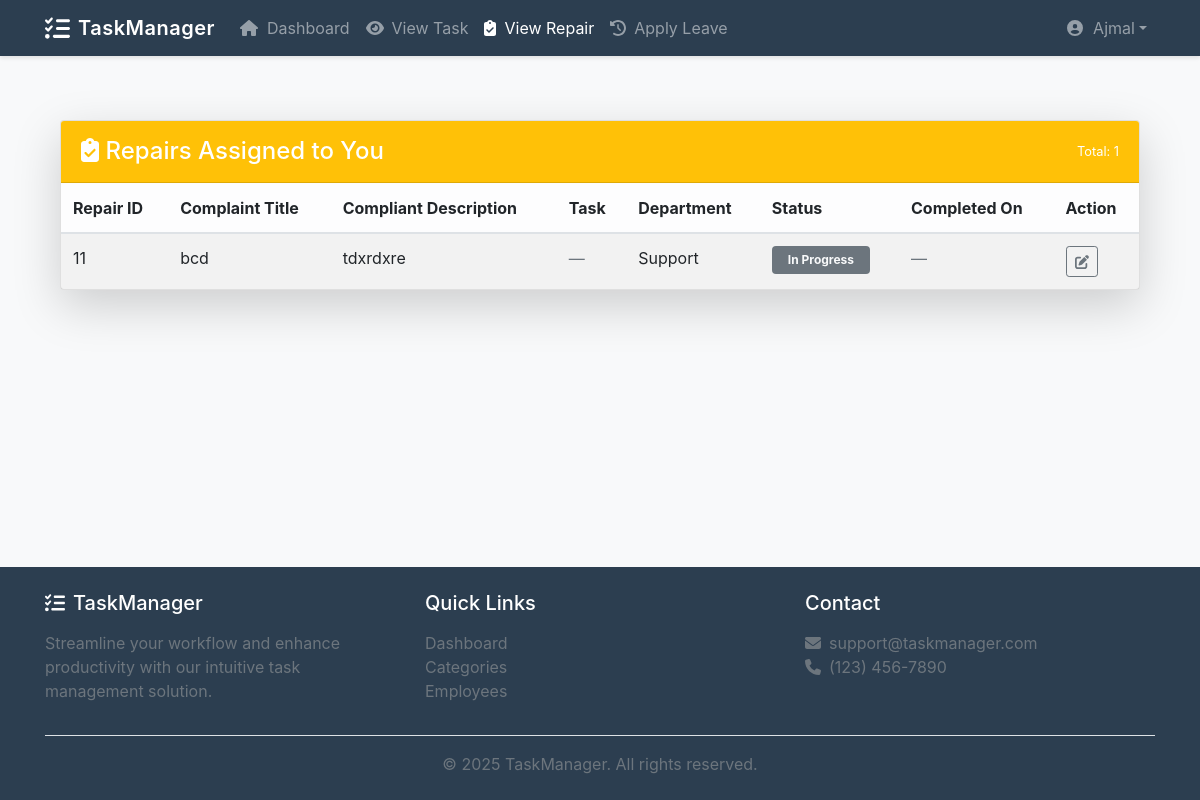
/assigned_repairs/ (signed in), run on the app's committed database.
### people_management/models.py (models this page shows, shortened)
class Repair(models.Model):
    complain = models.OneToOneField('Complains', on_delete=models.CASCADE, related_name='repair')
    assigned_to = models.ForeignKey(Employee, on_delete=models.SET_NULL, null=True, blank=True)
    task = models.ForeignKey(Task, on_delete=models.SET_NULL, null=True, blank=True)
    department = models.ForeignKey(Department, on_delete=models.SET_NULL, null=True, blank=True)
    notes = models.TextField(blank=True)
    location = models.CharField(max_length=255, help_text="Enter the location of the issue",null=True, blank=True)
    is_completed = models.BooleanField(default=False)
    completed_at = models.DateTimeField(null=True, blank=True)

class Complains(models.Model):
    COMPLAIN_STATUS = [
            ('new', 'New'),
            ('in_progress', 'In Progress'),
            ('resolved', 'Resolved'),
            ('closed', 'Closed'),
    ]
    user = models.ForeignKey(User, on_delete=models.CASCADE)
    title = models.CharField(max_length=255)
    description = models.TextField()
    location = models.CharField(max_length=255, help_text="Enter the location of the issue",null=True, blank=True)
    status = models.CharField(max_length=20, choices=COMPLAIN_STATUS, default='new')
    created_at = models.DateTimeField(auto_now_add=True)
    updated_at = models.DateTimeField(auto_now=True)

class Department(models.Model):
    name = models.CharField(max_length=100, unique=True)

### task_management_system_app/views.py (the view)
# urls.py: path('assigned_repairs/', views.view_assigned_repairs, name='assigned_repairs'),
@login_required
def view_assigned_repairs(request):
    assigned_repairs = Repair.objects.filter(assigned_to__user=request.user).select_related('task', 'complain', 'department').order_by('-id')
    return render(request, 'task_management_system_app/assigned_repairs.html', {'assigned_repairs': assigned_repairs})

### task_management_system_app/templates/task_management_system_app/assigned_repairs.html (shortened to what this page needs)
{% extends 'task_management_system_app/base.html' %} {% load static %}
{% block title %}Employee Dashboard - TaskPro{% endblock %} {% block content %}
    <div class="col-12">
      <div class="row g-4 mt-5">
        <div class="col-12">
          <div class="card shadow-lg">
            <div
              class="card-header bg-warning text-white py-3 d-flex justify-content-between align-items-center"
            >
              <h4 class="mb-0">
                <i class="fas fa-clipboard-check me-2"></i> Repairs Assigned to
                You
              </h4>
              <small>Total: {{ assigned_repairs|length }}</small>
            </div>
            <div class="card-body p-0">
              {% if assigned_repairs %}
              <div class="table-responsive">
                <table class="table table-striped table-hover mb-0">
                  <thead class="table-light">
                    <tr>
                      <th scope="col">Repair ID</th>
                      <th scope="col">Complaint Title</th>
                      <th scope="col">Compliant Description</th>
                      <th scope="col">Task</th>
                      <th scope="col">Department</th>
                      <th scope="col">Status</th>
                      <th scope="col">Completed On</th>
                      <th scope="col">Action</th>
                    </tr>
                  </thead>
                  <tbody>
                    {% for repair in assigned_repairs %}
                    <tr>
                      <td>{{ repair.id }}</td>
                      <td>{{ repair.complain.title }}</td>
                      <td>{{ repair.complain.description|default:"—" }}</td>
                      <td>
                        {% if repair.task %} {{ repair.task.name }} {% else %}
                        <span class="text-muted">—</span>
                        {% endif %}
                      </td>
                      <td>
                        {% if repair.department %} {{ repair.department.name }}
                        {% else %}
                        <span class="text-muted">—</span>
                        {% endif %}
                      </td>
                      <td>
                        {% if repair.is_completed %}
                        <span class="badge py-2 px-3 fs-6 bg-success text-light"
                          >Completed</span
                        >
                        {% else %}
                        <span
                          class="badge py-2 px-3 fs-6 bg-secondary text-light"
                          >In Progress</span
                        >
                        {% endif %}
                      </td>
                      <td>
                        {% if repair.completed_at %} {{repair.completed_at|date:"M d, Y" }} {% else %}
                        <span class="text-muted">—</span>
                        {% endif %}
                      </td>
                      <td>
                        <a
                          href="{% url 'repair_update' repair.id %}"
                          class="btn btn-sm btn-outline-secondary"
                        >
                          <i class="fas fa-edit"></i>
                        </a>
                      </td>
                    </tr>
                    {% endfor %}
                  </tbody>
                </table>
              </div>
              {% else %}
              <div class="p-4 text-center text-muted">
                <i class="fas fa-tools fa-3x mb-3"></i>
                <p class="lead">No repairs have been assigned to you.</p>
              </div>
              {% endif %}
            </div>
          </div>
        </div>
      </div>
    </div>
  </div>
  {% endblock %}

### task_management_system_app/templates/task_management_system_app/base.html (shortened to what this page needs)
<!DOCTYPE html>
<html lang="en">
  <head>
    <link
      rel="stylesheet"
      href="https://maxcdn.bootstrapcdn.com/bootstrap/4.5.2/css/bootstrap.min.css"
    />
    <link
      rel="stylesheet"
      href="https://cdnjs.cloudflare.com/ajax/libs/font-awesome/5.15.3/css/all.min.css"
    />
    <link
      rel="stylesheet"
      href="https://cdnjs.cloudflare.com/ajax/libs/font-awesome/6.4.0/css/all.min.css"
    />
  </head>
  <body>
    <nav class="navbar navbar-expand-lg navbar-dark fixed-top">
      <div class="container">
        {% if user.is_superuser %}
        <a
          class="navbar-brand d-flex align-items-center"
          href="{% url 'dashboard' %}"
        >
          <i class="fas fa-tasks fa-lg mr-2"></i>
          <span class="d-none d-sm-inline">TaskManager</span>
        </a>
        {% else %}
        <a
          class="navbar-brand d-flex align-items-center"
          href="{% url 'employee_dashboard' %}"
        >
          <i class="fas fa-tasks fa-lg mr-2"></i>
          <span class="d-none d-sm-inline">TaskManager</span>
        </a>
        {% endif %}
        <div class="collapse navbar-collapse" id="navbarNav">
          <ul class="navbar-nav mr-auto">
            {% if user.is_superuser %}
            <li class="nav-item">
              <a
                class="nav-link d-flex align-items-center"
                href="{% url 'dashboard' %}"
              >
                <i class="fas fa-home fa-fw mr-2"></i>
                <span>Dashboard</span>
              </a>
            </li>
            {% else %}
            <li class="nav-item">
              <a
                class="nav-link d-flex align-items-center"
                href="{% url 'employee_dashboard' %}"
              >
                <i class="fas fa-home fa-fw mr-2"></i>
                <span>Dashboard</span>
              </a>
            </li>
            {% endif %}
            {% if user.is_superuser %}
            <li class="nav-item">
              <a class="nav-link" href="{% url 'leave_review_list' %}">
                <i class="fas fa-user-shield mr-2"></i>Manage Leaves
              </a>
            </li>
            {% else %}
            <li class="nav-item">
              <a class="nav-link" href="{% url 'employee_task' %}">
                <i class="fas fa-eye mr-2"></i>View Task
              </a>
            </li>
            <li class="nav-item">
              <a class="nav-link" href="{% url 'assigned_repairs' %}">
                <i class="fas fa-clipboard-check mr-2"></i>View Repair
              </a>
            </li>
            <li class="nav-item">
              <a class="nav-link" href="{% url 'apply_leave' %}">
                <i class="fas fa-history mr-2"></i>Apply Leave
              </a>
            </li>
            {% endif %}
          </ul>
          <ul class="navbar-nav ml-auto">
            {% if user.is_authenticated %}
            <li class="nav-item dropdown">
              <a
                class="nav-link dropdown-toggle d-flex align-items-center"
                href="#"
                id="userMenu"
                data-toggle="dropdown"
              >
                <i class="fas fa-user-circle fa-fw mr-2"></i>
                <span>{{ user.username }}</span>
              </a>
            </li>
            {% endif %}
          </ul>
        </div>
      </div>
    </nav>
    <main class="flex-grow-1 mt-5 pt-4">
      <div class="container">
         {% block content %}{% endblock %}
    </main>
    <footer class="footer py-4 mt-4">
      <div class="container">
        <div class="row">
          <div class="col-md-4 mb-4 mb-md-0">
            <h5 class="text-white mb-3">
              <i class="fas fa-tasks mr-2"></i>TaskManager
            </h5>
            <p class="text-muted">
              Streamline your workflow and enhance productivity with our
              intuitive task management solution.
            </p>
          </div>
          <div class="col-md-4 mb-4 mb-md-0">
            <h5 class="text-white mb-3">Quick Links</h5>
            <ul class="list-unstyled">
              <li>
                <a class="text-muted" href="{% url 'dashboard' %}">Dashboard</a>
              </li>
              <li>
                <a class="text-muted" href="{% url 'category_list' %}"
                  >Categories</a
                >
              </li>
              <li>
                <a class="text-muted" href="{% url 'employee_list' %}"
                  >Employees</a
                >
              </li>
            </ul>
          </div>
          <div class="col-md-4">
            <h5 class="text-white mb-3">Contact</h5>
            <ul class="list-unstyled">
              <li class="text-muted">
                <i class="fas fa-envelope mr-2"></i>support@taskmanager.com
              </li>
              <li class="text-muted">
                <i class="fas fa-phone mr-2"></i>(123) 456-7890
              </li>
            </ul>
          </div>
        </div>
        <div class="border-top pt-3 mt-3 text-center">
          <p class="text-muted mb-0">
            &copy; {% now "Y" %} TaskManager. All rights reserved.
          </p>
        </div>
      </div>
    </footer>
  </body>
</html>

### task_management_system_app/templates/task_management_system_app/base.html (style rules this page uses)
:root { --primary-color: #3498db; --secondary-color: #2c3e50; --accent-color: #e74c3c; }
body { min-height: 100vh; display: flex; flex-direction: column; background-color: #f8f9fa; }
.navbar { background-color: var(--secondary-color) !important; box-shadow: 0 2px 4px rgba(0, 0, 0, 0.1); }
.navbar-brand { font-weight: 600; letter-spacing: 0.5px; }
.nav-link { transition: all 0.3s ease; position: relative; }
.footer { background-color: var(--secondary-color); margin-top: auto; }

### data on the page
Repair: id "11", complain "bcd", complain.description "tdxrdxre", department.name "Support", is_completed "In Progress"

### other printed values
{{ user.username }} "Ajmal"
{{ assigned_repairs|length }} "1"
